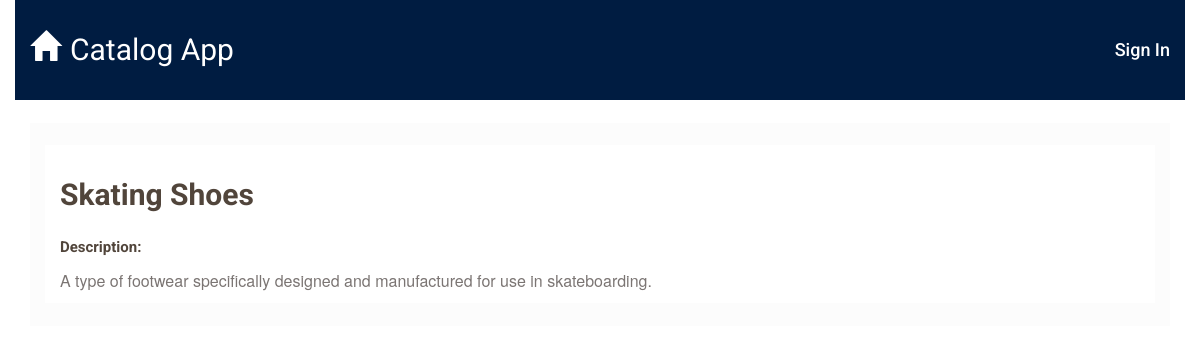
The page /catalog/8/16 on the database its author committed.
### database_setup.py (models this page shows, shortened)
class CatalogItems(Base):
    __tablename__ = 'catalog_item'
    title = Column(String(100), nullable=False)
    id = Column(Integer, primary_key=True)
    description = Column(String(250))
    catagories_id = Column(Integer, ForeignKey('catagories.id'))
    catagories = relationship(Catagories)
    user_id = Column(Integer, ForeignKey('user.id'))
    user = relationship(User)

### application.py (the view)
@app.route('/catalog/<int:catagories_id>/<int:id>')
def showItem(catagories_id, id):
    DBSession = sessionmaker(bind=engine)
    session = DBSession()
    catagories = session.query(Catagories).filter_by(id=catagories_id).one()
    items = session.query(CatalogItems).filter_by(id=id, catagories_id=catagories_id).first()
    creator = getUserInfo(catagories.user_id)
    if 'username' not in login_session or creator.id == login_session['user_id']:
        return render_template('publicItem.html', items=items, catagories=catagories, creator=creator)
    else:
        return render_template('item.html', items=items, catagories=catagories, creator=creator)

### application.py (called while the page is built)
def getUserInfo(user_id):
    user = session.query(User).filter_by(id=user_id).one()
    return user

### templates/publicItem.html
{% extends "main.html" %}
{% block content %}
{% include "header.html" %}
<div class="col-md-12 content-page">
    <div class="col-md-12 item_content">
        <h1 class="title">{{items.title}}</h1>
        <p class="description">Description:</p>
        <p>{{items.description}}</p>
    </div>
</div>
{% endblock %}

### static/styles.css (style rules this page uses)
* { font-family: "Helvetica Neue Bold", Roboto, Helvetica, Arial, sans-serif; font-weight: 700; }
h1 { font-family: "Helvetica Neue Light", Roboto, Helvetica, Arial, sans-serif; font-size: 30px; color: #51453B; line-height: 60px; font-weight: 300; }
.description { font-family: "Helvetica Neue Light", Roboto, Helvetica, Arial, sans-serif; font-size: 15px; color: #51453B; font-weight: 300; font-weight: bold; }
.content-page { margin-top: 2%; padding-bottom: 2%; background: #FCFCFC; }
.item_content { background: #FFFFFF; margin-top: 2%; }
.title { font-family: "Helvetica Neue Light", Roboto, Helvetica, Arial, sans-serif; font-size: 30px; color: #51453B; line-height: 60px; font-weight: 300; font-weight: bold; }
p { font-family: "Helvetica Neue", Roboto, Helvetica, Arial, sans-serif; font-size: 16px; color: #7B7573; line-height: 24px; font-weight: 400; }

### rows shown on the page
CatalogItems: title "Skating Shoes", description "A type of footwear specifically designed and manufactured for use in skateboarding."
